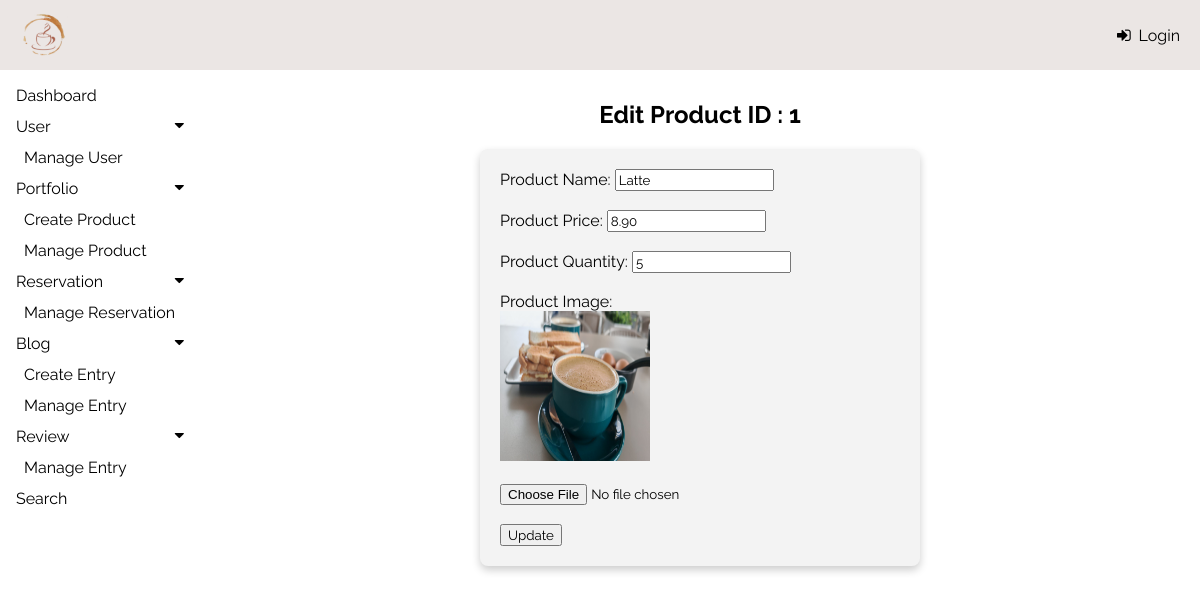
Page /admin/modules/product/editProduct.php?id=1 on the committed database.
### tables this page shows
CREATE TABLE `product` (
  `productID` int(11) NOT NULL,
  `productName` varchar(100) NOT NULL,
  `productImg` varchar(100) NOT NULL,
  `categoryID` int(11) NOT NULL,
  `productQty` int(11) NOT NULL,
  `productPrice` decimal(8,2) NOT NULL
);

### admin/modules/product/editProduct.php (the view, shortened to what this page needs)
<?php
include("../../../config/config.php");
if (isset($_GET['id'])) {
    $productID = intval($_GET['id']);
    $sql = "SELECT * FROM product WHERE productID = ?";
    $stmt = mysqli_prepare($conn, $sql);
    mysqli_stmt_bind_param($stmt, "i", $productID);
    mysqli_stmt_execute($stmt);
    $result = mysqli_stmt_get_result($stmt);
    if ($row = mysqli_fetch_assoc($result)) {
        $productName = $row['productName'];
        $productPrice = $row['productPrice'];
        $productQty = $row['productQty'];
        $productImg = $row['productImg'];
    } else {
        echo "Product not found.";
        exit;
    }
} else {
    echo "Invalid request.";
    exit;
}
?>
<!DOCTYPE html>
<html lang="en">
<head>
    <link rel="stylesheet" href="https://cdnjs.cloudflare.com/ajax/libs/font-awesome/4.7.0/css/font-awesome.min.css">
    <link rel="stylesheet" type="text/css" href="../../css/admin.css">
</head>
<body>
    <div class="topNav">
        <img src="../../img/icon.png" alt="Logo">
        <a href="login.php">
            <i class="fa fa-sign-in" style="font: size 12px;"></i> Login
        </a>
    </div>
    <?php
    include '../../includes/sideNav.php';
    ?>
    <div class="main">
        <h2 style="text-align: center;">Edit Product ID : <?= $productID ?></h2>
        <div class="rowform">
            <form action="" method="POST" enctype="multipart/form-data">
                <label for="productName">Product Name:</label>
                <input type="text" id="productName" name="productName" value="<?= htmlspecialchars($productName) ?>" required><br><br>
                <label for="productPrice">Product Price:</label>
                <input type="text" id="productPrice" name="productPrice" value="<?= htmlspecialchars($productPrice) ?>" required><br><br>
                <label for="productPrice">Product Quantity:</label>
                <input type="text" id="productQty" name="productQty" value="<?= htmlspecialchars($productQty) ?>" required><br><br>
                <label for="prod_image">Product Image:</label><br>
                <img src="<?= BASE_URL . '/' . htmlspecialchars($productImg) ?>" style="width:150px;height:150px;text-align: center;"><br><br>
                <input type="file" id="productImg" name="productImg" accept="image/*"><br><br>
                <button type="submit">Update</button>
            </form>
        </div>
    </div>
</body>
</html>

### admin/css/admin.css (style rules this page uses)
body { font-family: "Raleway", sans-serif; margin: 0; padding: 0; background-color: white; }
.topNav { display: flex; justify-content: space-between; align-items: center; background-color:#ebe6e4; color: black; padding: 10px 20px; position: fixed; top: 0; left: 0; width: 100%; z-index: 2; box-sizing: border-box; }
.topNav img { height: 50px; }
.topNav a { color: black; text-decoration: none; font-size: 16px; display: flex; align-items: center; }
.topNav .fa { margin-right: 8px; }
.main { margin-top: 70px; margin-left: 200px; padding: 10px 10px; }
input, textarea, select, select option, button { font-family: "Raleway", sans-serif; }
.rowform { max-width: 400px; padding: 20px; background-color: #f3f3f3; border-radius: 8px; box-shadow: 0 4px 8px rgba(0, 0, 0, 0.2); margin: auto; }

### rows in the picture
product: productName "Latte", productPrice "8.90", productQty "5", productImg (picture)

### other values in the picture
$productID "1"
